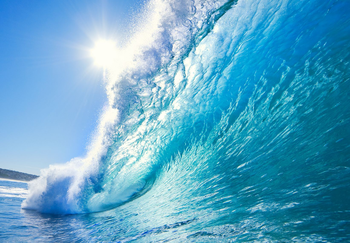
#> input picture images/003_Wave.png, 350 x 243 px
$ python 011_masking.py --image images/003_Wave.png
#> lines starting #> are read from the running program, lines starting #| are printed output that depends on the picture; after the words box and inside, x2 and y2 are one past the last pixel; in counts of white or black regions, pixels touching at a corner belong together
# Usage
# python 011_masking.py --image images/001_Image.jpg


# Import Needed Packages
import numpy as np
import argparse
import cv2


# Construct Argument Parser And Parse Arguments
ap = argparse.ArgumentParser()
ap.add_argument("-i", "--image", required=True, help="Path To Image")
args = vars(ap.parse_args())


# Load And Display Image
image = cv2.imread(args["image"])
#> image is the input picture: shape (243, 350, 3); mean B, G, R 199.1, 166.5, 93.5
cv2.imshow("Original", image)
cv2.waitKey(0)


# Create Mask, Find Image Center, Determine Masked Area, Show Mask
mask = np.zeros(image.shape[:2], dtype="uint8")
(cX,cY) = (image.shape[1]//2, image.shape[0]//2)
#> cX = 175; cY = 121
cv2.rectangle(mask, (cX+-50, cY-150), (cX+200, cY+75), 255, -1)
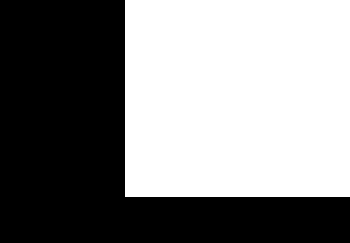
#> mask: shape (243, 350); 52.1% white; 1 black region, box (x1, y1, x2, y2) and area: (0, 0, 350, 243) 40725
cv2.imshow("Mask", mask)
cv2.waitKey(0)

# Mask And Display Image
masked = cv2.bitwise_and(image, image, mask=mask)
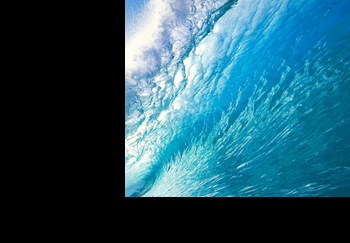
#> masked: shape (243, 350, 3); mean B, G, R 99.1, 83.5, 36.5
cv2.imshow("Masked Image", masked)
cv2.waitKey(0)
cv2.destroyAllWindows()

$ run again, on images/006_coins.png
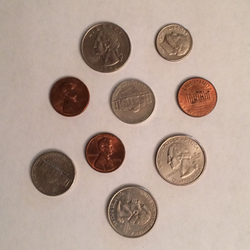
#> input picture images/006_coins.png, 250 x 250 px
#> image is the input picture: shape (250, 250, 3); mean B, G, R 147.7, 159.9, 180.7
#> `cv2.rectangle(mask, (cX+-50, cY-150), (cX+200, cY+75), 255, -1)`:
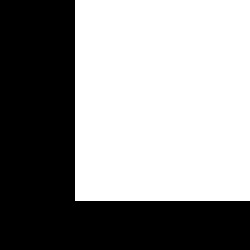
#> mask: shape (250, 250); 56.3% white; 1 black region, box (x1, y1, x2, y2) and area: (0, 0, 250, 250) 27325
#> `masked = cv2.bitwise_and(image, image, mask=mask)`:
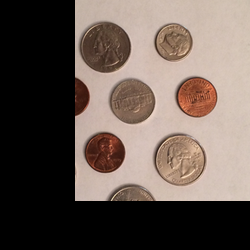
#> masked: shape (250, 250, 3); mean B, G, R 81.7, 89.2, 102.5
